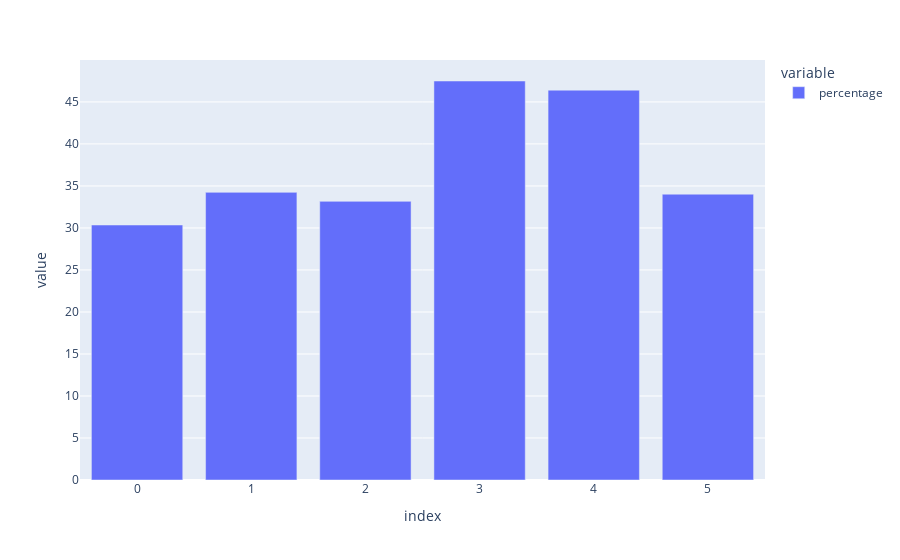

The code cell stored with this chart in its notebook:
### Code cell
fig = df3.plot.bar()
fig.show()

### Figure 1 — Plotly figure (JSON) as saved in the notebook; plotly's stock layout.template omitted (floating-point values rounded to 4 significant figures)
{"data": [{"alignmentgroup": "True", "hovertemplate": "variable=percentage<br>index=%{x}<br>value=%{y}<extra></extra>", "legendgroup": "percentage", "marker": {"color": "#636efa", "pattern": {"shape": ""}}, "name": "percentage", "offsetgroup": "percentage", "orientation": "v", "showlegend": true, "textposition": "auto", "type": "bar", "x": [0, 1, 2, 3, 4, 5], "xaxis": "x", "y": [30.35, 34.24, 33.16, 47.49, 46.4, 34.02], "yaxis": "y"}], "layout": {"barmode": "relative", "legend": {"title": {"text": "variable"}, "tracegroupgap": 0}, "margin": {"t": 60}, "xaxis": {"anchor": "y", "domain": [0, 1], "title": {"text": "index"}}, "yaxis": {"anchor": "x", "domain": [0, 1], "title": {"text": "value"}}}}
